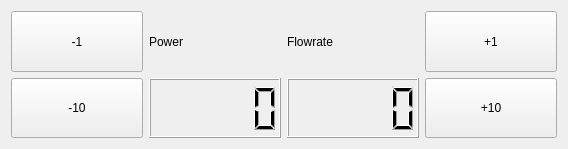
<?xml version="1.0" encoding="UTF-8"?>
<ui version="4.0">
 <class>PumpControl</class>
 <widget class="QFrame" name="PumpControl">
  <property name="geometry">
   <rect>
    <x>0</x>
    <y>0</y>
    <width>568</width>
    <height>149</height>
   </rect>
  </property>
  <property name="windowTitle">
   <string>Frame</string>
  </property>
  <layout class="QHBoxLayout" name="horizontalLayout">
   <item>
    <layout class="QVBoxLayout" name="minusVbox">
     <item>
      <widget class="QPushButton" name="minusOneButton">
       <property name="sizePolicy">
        <sizepolicy hsizetype="Minimum" vsizetype="MinimumExpanding">
         <horstretch>0</horstretch>
         <verstretch>0</verstretch>
        </sizepolicy>
       </property>
       <property name="text">
        <string>-1</string>
       </property>
      </widget>
     </item>
     <item>
      <widget class="QPushButton" name="minusTenButton">
       <property name="sizePolicy">
        <sizepolicy hsizetype="Minimum" vsizetype="MinimumExpanding">
         <horstretch>0</horstretch>
         <verstretch>0</verstretch>
        </sizepolicy>
       </property>
       <property name="text">
        <string>-10</string>
       </property>
      </widget>
     </item>
    </layout>
   </item>
   <item>
    <layout class="QVBoxLayout" name="powerVbox">
     <item>
      <widget class="QLabel" name="powerLabel">
       <property name="text">
        <string>Power</string>
       </property>
      </widget>
     </item>
     <item>
      <widget class="QLCDNumber" name="powerLCD"/>
     </item>
    </layout>
   </item>
   <item>
    <layout class="QVBoxLayout" name="flowrateVbox">
     <item>
      <widget class="QLabel" name="flowrateLabel">
       <property name="text">
        <string>Flowrate</string>
       </property>
      </widget>
     </item>
     <item>
      <widget class="QLCDNumber" name="flowrateLCD"/>
     </item>
    </layout>
   </item>
   <item>
    <layout class="QVBoxLayout" name="addVbox">
     <item>
      <widget class="QPushButton" name="addOneButton">
       <property name="sizePolicy">
        <sizepolicy hsizetype="Minimum" vsizetype="MinimumExpanding">
         <horstretch>0</horstretch>
         <verstretch>0</verstretch>
        </sizepolicy>
       </property>
       <property name="text">
        <string>+1</string>
       </property>
      </widget>
     </item>
     <item>
      <widget class="QPushButton" name="addTenButton">
       <property name="sizePolicy">
        <sizepolicy hsizetype="Minimum" vsizetype="MinimumExpanding">
         <horstretch>0</horstretch>
         <verstretch>0</verstretch>
        </sizepolicy>
       </property>
       <property name="text">
        <string>+10</string>
       </property>
      </widget>
     </item>
    </layout>
   </item>
  </layout>
 </widget>
 <resources/>
 <connections/>
</ui>
